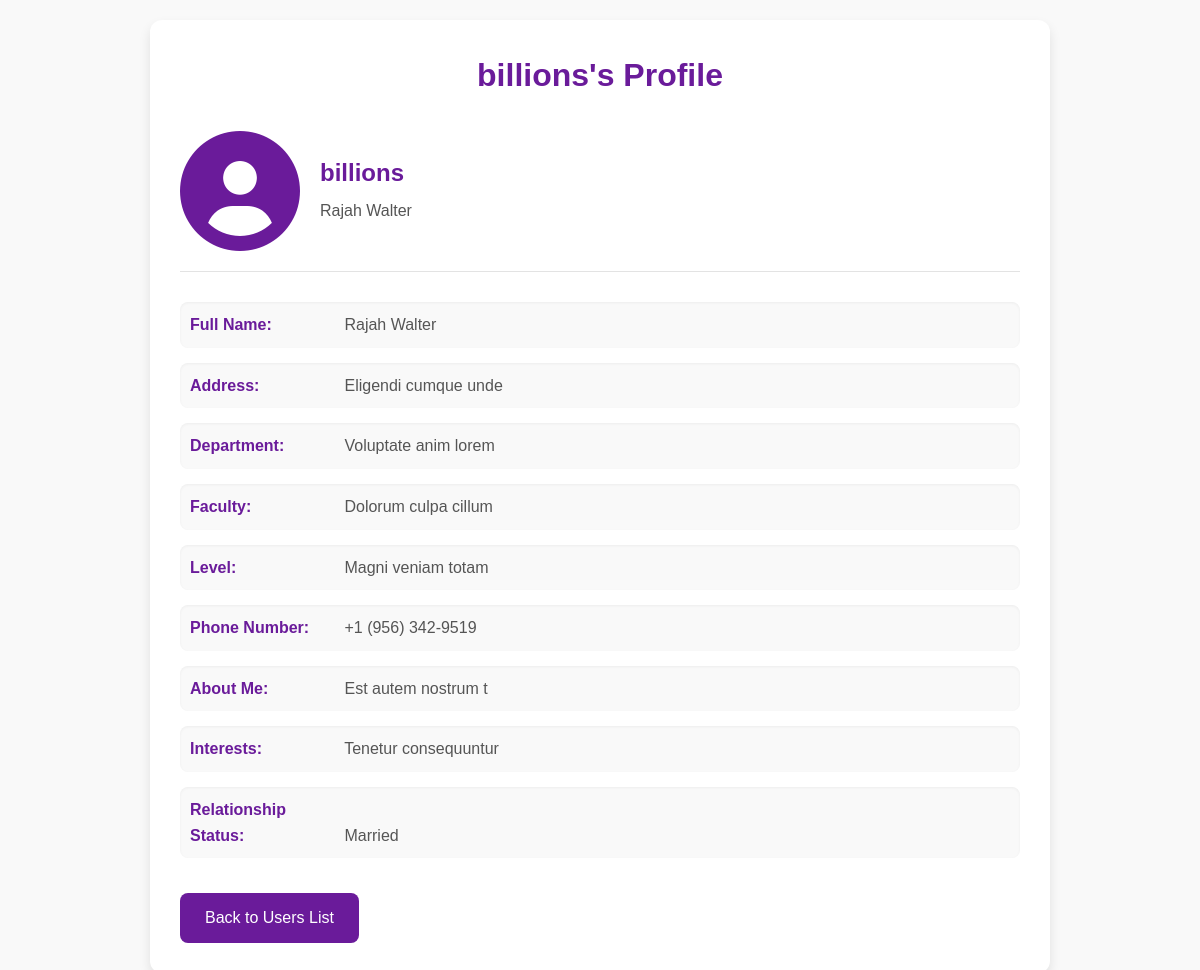
/dashboard/view_profile.php?user_id=1 (signed in), run on the app's committed database.
### tables this page shows
CREATE TABLE `users` (
  `id` int(11) NOT NULL,
  `username` varchar(255) NOT NULL,
  `email` varchar(255) NOT NULL,
  `password` varchar(255) NOT NULL,
  `profile_picture` varchar(255) DEFAULT NULL,
  `created_at` timestamp NOT NULL DEFAULT current_timestamp(),
  `address` varchar(255) DEFAULT NULL,
  `department` varchar(255) DEFAULT NULL,
  `faculty` varchar(255) DEFAULT NULL,
  `level` varchar(255) DEFAULT NULL,
  `id_number` varchar(50) DEFAULT NULL,
  `phone_number` varchar(50) DEFAULT NULL,
  `stays_in_hostel` enum('Yes','No') DEFAULT NULL,
  `about_me` text DEFAULT NULL,
  `full_name` varchar(255) DEFAULT NULL,
  `interests` text DEFAULT NULL,
  `relationship_status` enum('Single','Married','In a relationship','It''s complicated','Divorced','Widowed') DEFAULT NULL,
  `gender` varchar(10) DEFAULT NULL,
  `account_name` varchar(255) NOT NULL,
  `account_number` varchar(255) NOT NULL,
  `bank_name` varchar(255) NOT NULL,
  `verified` tinyint(1) DEFAULT 0,
  `club` varchar(255) NOT NULL,
  `first_time` tinyint(1) DEFAULT 1
);

### dashboard/view_profile.php (the view, shortened to what this page needs)
<?php
include('db_connection.php');
if (isset($_GET['user_id'])) {
    $view_user_id = $_GET['user_id'];
    $sql = "SELECT * FROM users WHERE id = ?";
    $stmt = $conn->prepare($sql);
    $stmt->bind_param("i", $view_user_id);
    $stmt->execute();
    $result = $stmt->get_result();
    $user = $result->fetch_assoc();
} else {
    header("Location: users.php");
    exit();
}
?>
<!DOCTYPE html>
<html lang="en">
<head>
    <link rel="stylesheet" href="https://cdnjs.cloudflare.com/ajax/libs/font-awesome/6.0.0-beta3/css/all.min.css">
</head>
<body>
    <div class="container">
        <h1><?php echo htmlspecialchars($user['username']); ?>'s Profile</h1>
        <div class="profile-header">
            <a href="<?php echo (!empty($user['profile_picture']) && file_exists($_SERVER['DOCUMENT_ROOT'] . '/dashboard/' . $user['profile_picture'])) ? '/dashboard/' . htmlspecialchars($user['profile_picture']) : '#'; ?>" target="_blank">
                <?php if (!empty($user['profile_picture']) && file_exists($_SERVER['DOCUMENT_ROOT'] . '/dashboard/' . $user['profile_picture'])): ?>
                    <img src="/dashboard/<?php echo htmlspecialchars($user['profile_picture']); ?>" alt="Profile Picture">
                <?php else: ?>
                    <i class="fas fa-user-circle" style="font-size: 120px; color: var(--primary);"></i>
                <?php endif; ?>
            </a>
            <div class="profile-info">
                <h3>
                    <?php echo htmlspecialchars($user['username']); ?>
                </h3>
                <p><?php echo htmlspecialchars($user['full_name']); ?></p>
            </div>
        </div>
        <div class="profile-details">
            <div>
                <label>Full Name:</label>
                <span><?php echo htmlspecialchars($user['full_name']); ?></span>
            </div>
            <div>
                <label>Address:</label>
                <span><?php echo htmlspecialchars($user['address']); ?></span>
            </div>
            <div>
                <label>Department:</label>
                <span><?php echo htmlspecialchars($user['department']); ?></span>
            </div>
            <div>
                <label>Faculty:</label>
                <span><?php echo htmlspecialchars($user['faculty']); ?></span>
            </div>
            <div>
                <label>Level:</label>
                <span><?php echo htmlspecialchars($user['level']); ?></span>
            </div>
            <div>
                <label>Phone Number:</label>
                <span><?php echo htmlspecialchars($user['phone_number']); ?></span>
            </div>
            <div>
                <label>About Me:</label>
                <span><?php echo nl2br(htmlspecialchars($user['about_me'])); ?></span>
            </div>
            <div>
                <label>Interests:</label>
                <span><?php echo nl2br(htmlspecialchars($user['interests'])); ?></span>
            </div>
            <div>
                <label>Relationship Status:</label>
                <span><?php echo htmlspecialchars($user['relationship_status']); ?></span>
            </div>
        </div>
        <a href="users.php" class="back-button">Back to Users List</a>
    </div>
</body>
</html>

### dashboard/view_profile.php (style rules this page uses)
:root { --primary: #6a1b9a; --primary-dark: #4a148c; --secondary: #e3e3e3; --text: #333; --white: #fff; --light-bg: #f9f9f9; }
* { margin: 0; padding: 0; box-sizing: border-box; font-family: Arial, sans-serif; }
body { background: var(--light-bg); color: var(--text); padding: 20px; line-height: 1.6; }
.container { max-width: 900px; margin: 0 auto; background: var(--white); padding: 30px; border-radius: 12px; box-shadow: 0 6px 12px rgba(0, 0, 0, 0.1); }
h1 { font-size: 32px; color: var(--primary); text-align: center; margin-bottom: 30px; font-weight: 600; }
.profile-header { display: flex; align-items: center; gap: 20px; margin-bottom: 30px; padding-bottom: 20px; border-bottom: 1px solid var(--secondary); }
.profile-header a { display: block; }
.profile-info { flex-grow: 1; }
.profile-info h3 { font-size: 24px; color: var(--primary); margin: 0; display: flex; align-items: center; gap: 5px; }
.profile-info p { font-size: 16px; color: #555; margin: 5px 0; }
.profile-details { margin-top: 20px; }
.profile-details div { margin-bottom: 15px; padding: 10px; background: var(--light-bg); border-radius: 8px; box-shadow: inset 0 1px 3px rgba(0, 0, 0, 0.05); }
.profile-details label { font-weight: 600; color: var(--primary); display: inline-block; width: 150px; }
.profile-details span { color: #555; }
.back-button { display: inline-block; margin-top: 20px; padding: 12px 25px; background: var(--primary); color: var(--white); text-decoration: none; border-radius: 8px; transition: background 0.3s ease, transform 0.2s ease; text-align: center; }

### data on the page
users: username "billions", full_name "Rajah Walter", address "Eligendi cumque unde", department "Voluptate anim lorem", faculty "Dolorum culpa cillum", level "Magni veniam totam", phone_number "+1 (956) 342-9519", about_me "Est autem nostrum t", interests "Tenetur consequuntur", relationship_status "Married"
